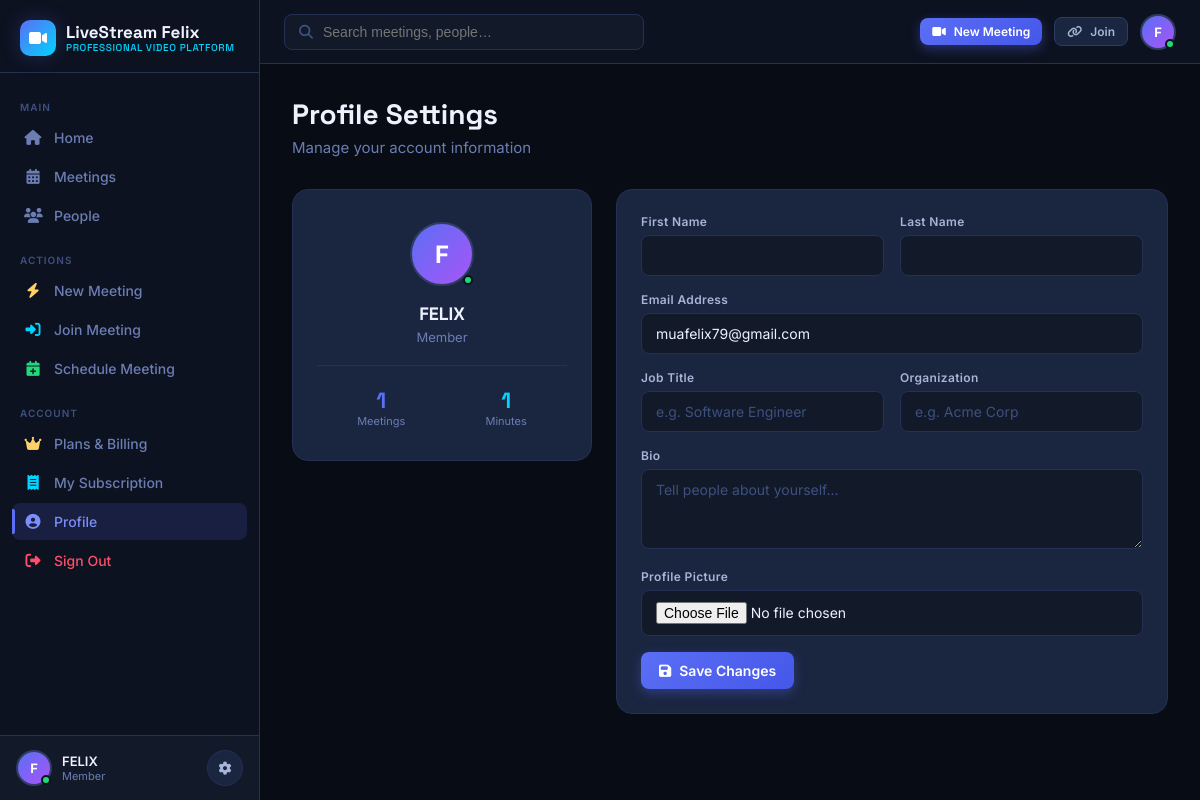
Screenshot of /accounts/profile/ (signed in) with the database file from the repository.
### accounts/models.py (models this page shows, shortened)
class User(AbstractUser):
    id = models.UUIDField(primary_key=True, default=uuid.uuid4, editable=False)
    avatar = models.ImageField(upload_to='avatars/', null=True, blank=True)
    bio = models.TextField(max_length=300, blank=True)
    job_title = models.CharField(max_length=100, blank=True)
    organization = models.CharField(max_length=150, blank=True)
    is_online = models.BooleanField(default=False)
    last_seen = models.DateTimeField(null=True, blank=True)
    total_meetings = models.PositiveIntegerField(default=0)
    total_minutes = models.PositiveIntegerField(default=0)
    created_at = models.DateTimeField(auto_now_add=True)
    @property
    def initials(self):
        parts = (self.get_full_name() or self.username).split()
        return ''.join(p[0].upper() for p in parts[:2])

### accounts/views.py (the view)
# urls.py: path('profile/', views.profile_view, name='profile'),
@login_required
def profile_view(request):
    if request.method == 'POST':
        form = ProfileUpdateForm(request.POST, request.FILES, instance=request.user)
        if form.is_valid():
            form.save()
            messages.success(request, 'Profile updated successfully.')
            return redirect('accounts:profile')
    else:
        form = ProfileUpdateForm(instance=request.user)
    return render(request, 'accounts/profile.html', {'form': form})

### accounts/forms.py
class ProfileUpdateForm(forms.ModelForm):
    class Meta:
        model = User
        fields = ('first_name', 'last_name', 'email', 'bio', 'job_title', 'organization', 'avatar')
    def __init__(self, *args, **kwargs):
        super().__init__(*args, **kwargs)
        for field in self.fields.values():
            field.widget.attrs.update({'class': 'lsf-input'})

### templates/accounts/profile.html (shortened to what this page needs)
{% extends "base.html" %}
{% block content %}
<div class="lsf-page-header">
  <h1 class="lsf-page-title">Profile Settings</h1>
  <p class="lsf-page-sub">Manage your account information</p>
</div>
<div style="display:grid;grid-template-columns:300px 1fr;gap:24px;max-width:900px;">
  <div>
    <div class="lsf-card" style="text-align:center;padding:32px 24px;">
      <div class="lsf-avatar lsf-avatar-xl online" style="margin:0 auto 16px;background:linear-gradient(135deg,var(--indigo),var(--purple));">
        {% if user.avatar %}<img src="{{ user.avatar.url }}" alt="">{% else %}{{ user.initials }}{% endif %}
      </div>
      <div style="font-family:var(--font-display);font-size:18px;font-weight:700;color:var(--text-1);">{{ user.get_full_name|default:user.username }}</div>
      <div style="font-size:13px;color:var(--text-3);margin-top:4px;">{{ user.job_title|default:"Member" }}</div>
      <hr class="lsf-divider">
      <div style="display:flex;justify-content:space-around;">
        <div style="text-align:center;">
          <div style="font-family:var(--font-display);font-size:22px;font-weight:700;color:var(--indigo);">{{ user.total_meetings }}</div>
          <div style="font-size:11px;color:var(--text-3);">Meetings</div>
        </div>
        <div style="text-align:center;">
          <div style="font-family:var(--font-display);font-size:22px;font-weight:700;color:var(--cyan);">{{ user.total_minutes }}</div>
          <div style="font-size:11px;color:var(--text-3);">Minutes</div>
        </div>
      </div>
    </div>
  </div>
  <div class="lsf-card">
    <form method="POST" enctype="multipart/form-data">
      <div class="lsf-grid-2">
        <div class="lsf-form-group">
          <label class="lsf-label">First Name</label>
          <input class="lsf-input" type="text" name="first_name" value="{{ user.first_name }}">
        </div>
        <div class="lsf-form-group">
          <label class="lsf-label">Last Name</label>
          <input class="lsf-input" type="text" name="last_name" value="{{ user.last_name }}">
        </div>
      </div>
      <div class="lsf-form-group">
        <label class="lsf-label">Email Address</label>
        <input class="lsf-input" type="email" name="email" value="{{ user.email }}">
      </div>
      <div class="lsf-grid-2">
        <div class="lsf-form-group">
          <label class="lsf-label">Job Title</label>
          <input class="lsf-input" type="text" name="job_title" value="{{ user.job_title }}" placeholder="e.g. Software Engineer">
        </div>
        <div class="lsf-form-group">
          <label class="lsf-label">Organization</label>
          <input class="lsf-input" type="text" name="organization" value="{{ user.organization }}" placeholder="e.g. Acme Corp">
        </div>
      </div>
      <div class="lsf-form-group">
        <label class="lsf-label">Bio</label>
        <textarea class="lsf-input" name="bio" placeholder="Tell people about yourself…" style="min-height:80px;resize:vertical;">{{ user.bio }}</textarea>
      </div>
      <div class="lsf-form-group">
        <label class="lsf-label">Profile Picture</label>
        <input class="lsf-input" type="file" name="avatar" accept="image/*">
      </div>
      <button type="submit" class="lsf-btn lsf-btn-primary"><i class="fa-solid fa-floppy-disk"></i> Save Changes</button>
    </form>
  </div>
</div>
{% endblock %}

### templates/base.html (shortened to what this page needs)
<!DOCTYPE html>
<html lang="en">
<head>
  <link rel="stylesheet" href="https://cdnjs.cloudflare.com/ajax/libs/font-awesome/6.5.0/css/all.min.css" />
</head>
<body>
{% if user.is_authenticated %}
<div class="lsf-app">
  <aside class="lsf-sidebar" id="sidebar">
    <a href="{% url 'dashboard:home' %}" class="lsf-logo">
      <div class="lsf-logo-icon"><i class="fa-solid fa-video"></i></div>
      <div class="lsf-logo-text">
        LiveStream Felix
        <span>Professional Video Platform</span>
      </div>
    </a>
    <nav class="lsf-nav">
      <div class="lsf-nav-label">Main</div>
      <a href="{% url 'dashboard:home' %}" class="lsf-nav-item {% if request.resolver_match.namespace == 'dashboard' and request.resolver_match.url_name == 'home' %}active{% endif %}">
        <i class="fa-solid fa-house"></i> Home
      </a>
      <a href="{% url 'dashboard:meetings' %}" class="lsf-nav-item {% if request.resolver_match.url_name == 'meetings' %}active{% endif %}">
        <i class="fa-solid fa-calendar-days"></i> Meetings
      </a>
      <a href="{% url 'dashboard:people' %}" class="lsf-nav-item {% if request.resolver_match.url_name == 'people' %}active{% endif %}">
        <i class="fa-solid fa-users"></i> People
      </a>
      <div class="lsf-nav-label" style="margin-top:8px;">Actions</div>
      <a href="{% url 'rooms:instant' %}" class="lsf-nav-item">
        <i class="fa-solid fa-bolt" style="color:var(--yellow)"></i> New Meeting
      </a>
      <a href="{% url 'rooms:join' %}" class="lsf-nav-item">
        <i class="fa-solid fa-right-to-bracket" style="color:var(--cyan)"></i> Join Meeting
      </a>
      <a href="{% url 'rooms:create' %}" class="lsf-nav-item">
        <i class="fa-solid fa-calendar-plus" style="color:var(--green)"></i> Schedule Meeting
      </a>
      <div class="lsf-nav-label" style="margin-top:8px;">Account</div>
      <a href="{% url 'billing:pricing' %}" class="lsf-nav-item {% if request.resolver_match.namespace == 'billing' %}active{% endif %}">
        <i class="fa-solid fa-crown" style="color:var(--yellow)"></i> Plans & Billing
      </a>
      <a href="{% url 'billing:subscription' %}" class="lsf-nav-item">
        <i class="fa-solid fa-receipt" style="color:var(--cyan)"></i> My Subscription
      </a>
      <a href="{% url 'accounts:profile' %}" class="lsf-nav-item {% if request.resolver_match.url_name == 'profile' %}active{% endif %}">
        <i class="fa-solid fa-user-circle"></i> Profile
      </a>
      <a href="{% url 'accounts:logout' %}" class="lsf-nav-item" style="color:var(--red);">
        <i class="fa-solid fa-right-from-bracket"></i> Sign Out
      </a>
    </nav>
    <div class="lsf-sidebar-user">
      <div class="lsf-avatar online">
        {% if user.avatar %}<img src="{{ user.avatar.url }}" alt="">{% else %}{{ user.initials }}{% endif %}
      </div>
      <div class="lsf-user-meta">
        <div class="lsf-user-name">{{ user.get_full_name|default:user.username }}</div>
        <div class="lsf-user-sub">{{ user.job_title|default:"Member" }}</div>
      </div>
      <a href="{% url 'accounts:profile' %}" class="lsf-btn lsf-btn-icon lsf-btn-sm" title="Settings">
        <i class="fa-solid fa-gear" style="font-size:13px;"></i>
      </a>
    </div>
  </aside>
  <div class="lsf-main">
    <header class="lsf-topbar">
      <div class="lsf-search">
        <i class="fa-solid fa-magnifying-glass"></i>
        <input type="text" placeholder="Search meetings, people…" id="globalSearch">
      </div>
      <div style="margin-left:auto;display:flex;align-items:center;gap:12px;">
        <a href="{% url 'rooms:instant' %}" class="lsf-btn lsf-btn-primary lsf-btn-sm">
          <i class="fa-solid fa-video"></i> New Meeting
        </a>
        <a href="{% url 'rooms:join' %}" class="lsf-btn lsf-btn-secondary lsf-btn-sm">
          <i class="fa-solid fa-link"></i> Join
        </a>
        <div class="lsf-avatar online" style="cursor:pointer;">
          {% if user.avatar %}<img src="{{ user.avatar.url }}" alt="">{% else %}{{ user.initials }}{% endif %}
        </div>
      </div>
    </header>
    <main class="lsf-content">
      {% block content %}{% endblock %}
    </main>
  </div>
</div>
{% else %}
  {% block auth_content %}{% endblock %}
{% endif %}
</body>
</html>

### rows the page displays
User: initials "F", get_full_name "FELIX", job_title "Member", total_meetings "1", total_minutes "1", email "muafelix79@gmail.com"
